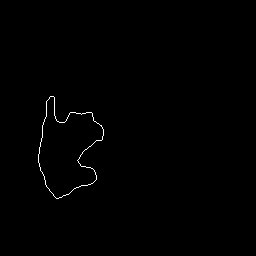
%> input picture tumorContour.jpg, 256 x 256 px
$ octave Main2.m   (GNU Octave 9; MATLAB toolbox functions it lacks are replaced by stand-ins)
%> lines starting %> are read from the running program, lines starting %| are printed output that depends on the picture; long printed decimals are rounded
### polynomial_interp.m
function Y_new=polynomial_interp(X,Y,X_new,n)

p = polyfit(X,Y,n);
Y_new = polyval(p,X_new);

end

### Main2.m
clc
clear all
close all

I = (imread('tumorContour.jpg'));
%> I is the input picture: size 256x256 uint8; min 0, max 255, mean 1.2
[x,y] = find(I(:,:,1) > 200); %image is 2D matrix of type uint8
%> x = 294 values from 97 to 199; y = 294 values from 39 to 104
imshow('tumorContour.jpg');

X_new = x; %(min(x):2:max(x))';
%> X_new = 294 values, max 199 at index 130, min 97 at index 95, mean 145.7

%Counter for interpolation points
for i=1:length(X_new) % iterating over the length of the points to be interpolated

	%In each iteration 6 points are interpolating into polynomial
	%Piecewise polynomial fitting is used
    if(6*i>length(x))
        break;
    end

	%Invoke our function with six points for indep,dep variables and 6 points to be interpolated
    Y_new(6*i-5:6*i,1)=polynomial_interp(x(6*i-5:6*i),y(6*i-5:6*i),X_new(6*i-5:6*i),2);

	% avoid zero or nan values appears if singular matrix caculations happens
    for j=5:-1:0
        if(isnan(Y_new(6*i-j)) || Y_new(6*i-j)<1  )
            Y_new(6*i-j)=Y_new(6*i-j-1);
        end
    end

end
%> this loop made 50 passes
%> (p in polynomial_interp, Y_new in polynomial_interp) on passes 1 to 9: ([-6.86e-16 2.17e-13 39], [39; 39; 39; 39; 39; 39]), ([-4.17e-15 -0.0757 51.28], [39.08; 39.01; 38.93; 40.07; 39.99; 39.92]), ([-8.86e-17 2.79e-14 40], [40; 40; 40; 40; 40; 40]), ([-0.00168 0.479 7.03], [40.04; 39.96; 41.01; 41; 41; 40.98]), ([0.00357 -1.13 130.6], [41.07; 40.88; 40.95; 41.03; 41.11; 41.96]), ([0.00151 -0.471 78.51], [42.05; 42; 41.96; 42; 43.04; 42.95]), ([3.71e-15 -9.7e-13 43], [43; 43; 43; 43; 43; 43]), ([-7.45e-17 2.28e-14 43], [43; 43; 43; 43; 43; 43]), ([0.00487 -1.46 150.4], [43.43; 44.25; 43.99; 43.74; 43.67; 43.92])
%> after the loop, Y_new = 294 values, max 104 at index 289, min 38.93 at index 9, mean 67.92

%Plotting original points versus
figure(1)
plot(x,y,'b');
hold on
plot(X_new(1:length(Y_new)),Y_new,'r-');
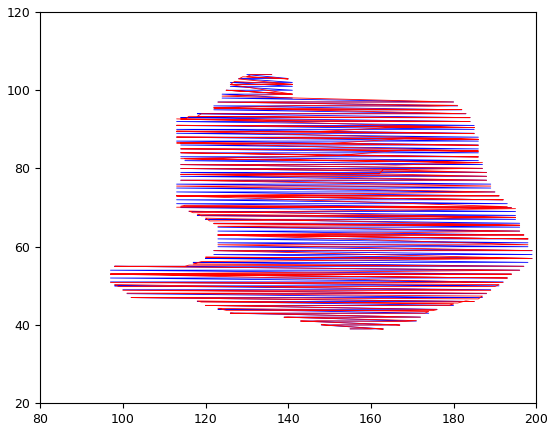
%> figure redrawn from the program's plot data
% Computing the max deviation as error
fprintf('Error between interpolated points and actual truth data in terms of pixels = %f\n',max((Y_new-y)));
%| Error between interpolated points and actual truth data in terms of pixels = 1.013
